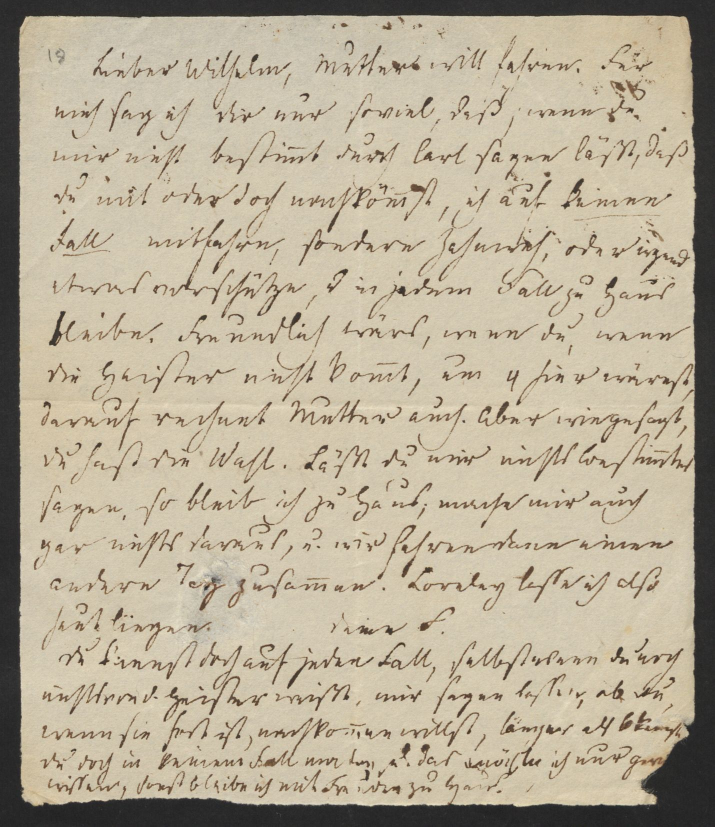
#> input picture practice/images/P01.jpg, 1429 x 1653 px (shown at 1/2 size)
$ python -i furniture.py   (imports and definitions only)
#> lines starting #> are read from the running program, lines starting #| are printed output that depends on the picture; after the words box and inside, x2 and y2 are one past the last pixel; in counts of white or black regions, pixels touching at a corner belong together
"""Engine-side removal of scan furniture before reading (ship plan WP2). Fixed image rules, no learned detector.

Furniture (BENCHMARK_PROTOCOL §3.2 item 9): colour and grey charts, rulers, label cards beside the leaf, and footers,
logos, links, and copyright lines that the imaging adds. Marks on the leaf (stamps, pasted labels, foliation,
letterheads) stay.

Method: the furniture is painted over; the image keeps its size (the screen of EXP-20261112-furniture-screen tested
painting, not cropping). All rules run on a working copy with a long side of 500 px.

Colours. Paper: the median of the brighter 60 % of the image centre (35-65 % of each side). Surround: the median of
the outer 2 % frame. Paper-like pixel: brightness within 50 of the paper, yellow-blue tone ((R+G)/2-B) and red-green
tone (R-G) each within 25. Near the paper (a colour): brightness within 20, both tones within 12. A scan surround exists
when the surround colour is not near the paper.

Protected leaf box. The paper-like objects (closed with 5 px; with a scan surround, only pixels that differ from the
surround by more than 28) of at least 25 % of the largest one (both leaves of a spread), plus 1.5 %. Nothing inside
this box is ever painted: every box of the rules below is cut to its parts outside it. Every qualifying object is
protected, whatever rule 2 finds. Rule 2 boxes are found on the unpainted copy; a chart box wholly inside the
protected box is not painted and is listed in the notes. Fail-safe: when the box covers
under 30 % of the image, nothing is painted.

Rules, in this order:
  1. Footer band. At the bottom edge only: a run of rows (5-row median) in which at least 50 % of the pixels are
     within 30 of the colour of the outermost 3 rows, 1.5-25 % of the height, ending at a straight full-width edge
     (in at least 80 % of the columns the colour changes by more than 25 within 2 rows), and whose colour is not near
     the paper, is painted in its own colour. These are the footer banners that libraries add.
  2. Charts beside the leaf, only with a scan surround. A chart is marked by at least 3 adjacent lines (columns or
     rows) that each cross at least 3 hues (12 bins) as solid runs of at least 5 px of saturated pixels (HSV
     saturation > 0.45, value > 0.25); ink and stamps cross one or two hues in short runs. Painted: the object that
     holds the patches (pixels that differ from the surround by more than 28, closed with 3 px), joined with objects in
     line with it (the ruler part: at least half of their width or height inside the chart's strip, each at least
     0.2 % and under 25 % of the image), when the box, before and after the join, covers at most 25 % of the image
     (margin 1 %); else, when the
     strip from the patches to the nearest image edge is at most 15 % of the image wide (or high) and holds at most
     35 % paper-like pixels, that strip (margin 2 %). Fill: the surround colour. Charts lying on the leaf, grey charts,
     and rulers without colour patches are not found by this rule (ship plan WP2b); the notes list chart marks that
     were not painted.
  3. Margins outside the leaf, only with a scan surround. From each side, lines (rows or columns) in which under 12 %
     of the pixels are paper-like and not painted by rules 1-2 are off the leaf; the scan goes inward until the first
     line on the leaf, at most 45 % of the size. The off-leaf lines, less a margin of 1.5 %, are painted in their
     median colour. Fail-safe: when the remaining leaf box is under 30 % of the image, rule 3 paints nothing.
A page with no painted box is passed unchanged (the original file). Every painted box is returned in the record, in
pixels of the original image. Dependencies: numpy and Pillow only.
"""
from __future__ import annotations

import numpy as np
from PIL import Image, ImageDraw, ImageFilter

VERSION = "fp-v16"
WORK = 500
LEAF_SHARE = 0.12


def _labels(mask: np.ndarray):
    """4-connected components of a boolean mask (run-length union-find): list of {area, box=(x0, y0, x1, y1)}."""
    parent: list[int] = []

    def find(a):
        while parent[a] != a:
            parent[a] = parent[parent[a]]
            a = parent[a]
        return a

    prev: list[tuple[int, int, int]] = []
    runs_all = []
    for y in range(mask.shape[0]):
        row = mask[y]
        if not row.any():
            prev = []
            continue
        d = np.diff(np.concatenate([[0], row.astype(np.int8), [0]]))
        cur, j = [], 0
        for s, e in zip(np.flatnonzero(d == 1), np.flatnonzero(d == -1)):
            lab = len(parent)
            parent.append(lab)
            while j < len(prev) and prev[j][1] <= s:
                j += 1
            k = j
            while k < len(prev) and prev[k][0] < e:
                a, b = find(prev[k][2]), find(lab)
                if a != b:
                    parent[max(a, b)] = min(a, b)
                k += 1
            cur.append((s, e, lab))
            runs_all.append((y, s, e, lab))
        prev = cur
    comps: dict[int, dict] = {}
    for y, s, e, lab in runs_all:
        c = comps.setdefault(find(lab), {"area": 0, "box": [int(s), y, int(e), y + 1]})
        c["area"] += int(e - s)
        b = c["box"]
        b[0], b[1], b[2], b[3] = min(b[0], int(s)), min(b[1], y), max(b[2], int(e)), max(b[3], y + 1)
    return list(comps.values())


def _close(mask: np.ndarray, size: int) -> np.ndarray:
    m = Image.fromarray(mask.astype(np.uint8) * 255)
    return np.asarray(m.filter(ImageFilter.MaxFilter(size)).filter(ImageFilter.MinFilter(size))) > 0


def _overlap(c, b):
    return c["box"][0] < b[2] and c["box"][2] > b[0] and c["box"][1] < b[3] and c["box"][3] > b[1]


def _union(cs):
    return (min(c["box"][0] for c in cs), min(c["box"][1] for c in cs), max(c["box"][2] for c in cs),
            max(c["box"][3] for c in cs))


def _median5(v: np.ndarray) -> np.ndarray:
    p = np.pad(v, 2, mode="edge")
    return np.median(np.stack([p[i:i + len(v)] for i in range(5)]), axis=0)


# [5 lines left out: function _longest_run, not called in this run]


def _tone(x):
    x = np.asarray(x, float)
    return x.mean(axis=-1), (x[..., 0] + x[..., 1]) / 2 - x[..., 2], x[..., 0] - x[..., 1]


def _band(a: np.ndarray, side: str):
    """Rule 1. Returns (y0, y1, colour) in working pixels, or None."""
    H = a.shape[0]
    rows = a if side == "bottom" else a[::-1]
    col = np.median(rows[-3:].reshape(-1, 3), axis=0)
    close = _median5((np.abs(rows - col).max(axis=2) <= 30).mean(axis=1))
    n = 0
    for y in range(H - 1, -1, -1):
        if close[y] < 0.5:
            break
        n += 1
    if not (0.015 * H <= n <= 0.25 * H):
        return None
    e = H - n
    lo, hi = max(1, e - 2), min(H - 1, e + 2)
    grad = np.abs(np.diff(rows[lo - 1:hi + 1], axis=0)).max(axis=2).max(axis=0)
    if (grad > 25).mean() < 0.8:
        return None
    return (e, H, col) if side == "bottom" else (0, n, col)


def _chart_seeds(sm: Image.Image, h: int, w: int):
    """Rule 2 marks: [(kind, box)] with the bounding box of the saturated pixels on the marked lines."""
    hsv = np.asarray(sm.convert("HSV")).astype(float)
    sat = (hsv[..., 1] / 255 > 0.45) & (hsv[..., 2] / 255 > 0.25)
    if not sat.any():
        return []
    hb = (hsv[..., 0] // 21.34).astype(int)
    seeds = []
    for kind, n in (("column", w), ("row", h)):
        hits = []
        for i in range(n):
            ls = sat[:, i] if kind == "column" else sat[i]
            if ls.sum() < 10:
                continue
            lh = hb[:, i] if kind == "column" else hb[i]
            if sum(1 for b in range(12) if _longest_run(ls & (lh == b)) >= 5) >= 3:
                hits.append(i)
        groups, cur = [], []
        for i in hits:
            if cur and i - cur[-1] > 3:
                groups.append(cur)
                cur = []
            cur.append(i)
        if cur:
            groups.append(cur)
        for g in groups:
            if len(g) < 3:
                continue
            lo, hi = g[0], g[-1] + 1
            m = np.zeros_like(sat)
            if kind == "column":
                m[:, lo:hi] = sat[:, lo:hi]
            else:
                m[lo:hi] = sat[lo:hi]
            ys, xs = np.nonzero(m)
            seeds.append((kind, (int(xs.min()), int(ys.min()), int(xs.max()) + 1, int(ys.max()) + 1)))
    return seeds


def _chart_boxes(a, sm, h, w, surround, has_surround, paper):
    """Rule 2: ([(rule, box)] in working pixels, [notes]). Only charts beside the leaf are painted."""
    seeds = _chart_seeds(sm, h, w)
    if not seeds:
        return [], []
    if not has_surround:
        return [], [f"chart mark {kind} {list(sb)}: no scan surround: not painted" for kind, sb in seeds]
    out, notes = [], []
    obj_comps = _labels(_close(np.abs(a - surround).max(axis=2) > 28, 3))
    for kind, sb in seeds:
        hit = [c for c in obj_comps if _overlap(c, sb)]
        if hit:
            x0, y0, x1, y1 = _union(hit)
            if (x1 - x0) * (y1 - y0) <= 0.25 * h * w:
                for c in obj_comps:
                    if c in hit or c["area"] < 0.002 * h * w:
                        continue
                    cx0, cy0, cx1, cy1 = c["box"]
                    if (cx1 - cx0) * (cy1 - cy0) > 0.25 * h * w:
                        continue
                    ov = (min(x1, cx1) - max(x0, cx0)) / max(1, cx1 - cx0) if kind == "column" \
                        else (min(y1, cy1) - max(y0, cy0)) / max(1, cy1 - cy0)
                    if ov > 0.5:
                        x0, y0, x1, y1 = min(x0, cx0), min(y0, cy0), max(x1, cx1), max(y1, cy1)
                if (x1 - x0) * (y1 - y0) <= 0.25 * h * w:  # the joined box is checked again
                    out.append((f"chart_{kind}_object", (x0 - 0.01 * w, y0 - 0.01 * h, x1 + 0.01 * w, y1 + 0.01 * h)))
                else:
                    notes.append(f"chart mark {kind} {list(sb)}: joined chart box over 25 % of the image: not painted")
                continue
        mx, my = 0.02 * w, 0.02 * h
        if kind == "column":
            strip = (0, 0, sb[2] + mx, h) if (sb[0] + sb[2]) / 2 < w / 2 else (sb[0] - mx, 0, w, h)
            narrow = strip[2] - strip[0] <= 0.15 * w
        else:
            strip = (0, 0, w, sb[3] + my) if (sb[1] + sb[3]) / 2 < h / 2 else (0, sb[1] - my, w, h)
            narrow = strip[3] - strip[1] <= 0.15 * h
        sx0, sy0, sx1, sy1 = [int(max(0, v)) for v in strip]
        if narrow and paper[sy0:sy1, sx0:sx1].mean() <= 0.35:
            out.append((f"chart_{kind}_strip", strip))
        else:
            notes.append(f"chart mark {kind} {list(sb)}: touches the leaf, not beside it: not painted")
    return out, notes


def preprocess(img: Image.Image):
    """Return (painted copy, record). The record lists every painted box in original pixels. With no box, the copy
    equals the input and the caller passes the original file."""
    img = img.convert("RGB")
    W0, H0 = img.size
    k = WORK / max(W0, H0)
    sm = img.resize((max(1, round(W0 * k)), max(1, round(H0 * k))), Image.BILINEAR)
    a = np.asarray(sm).astype(float)
    h, w = a.shape[:2]
    boxes, notes = [], []
    done = np.zeros((h, w), bool)  # painted so far; never counts as leaf

    core = None  # the protected leaf box (set below); nothing inside it is ever painted

    def add(rule, x0, y0, x1, y1, fill):
        """Paint the parts of the box outside the protected leaf box; return the number of parts painted."""
        n = 0
        x0, y0, x1, y1 = max(0, x0), max(0, y0), min(w, x1), min(h, y1)
        parts = [(x0, y0, x1, y1)]
        if core is not None:  # keep only the parts outside the protected leaf box (at most four rectangles)
            cx0, cy0, cx1, cy1 = core
            parts = [(x0, y0, x1, min(y1, cy0)), (x0, max(y0, cy1), x1, y1),
                     (x0, max(y0, cy0), min(x1, cx0), min(y1, cy1)), (max(x0, cx1), max(y0, cy0), x1, min(y1, cy1))]
        for px0, py0, px1, py1 in parts:
            if px1 - px0 < 1 or py1 - py0 < 1:
                continue
            ob = [int(px0 / k), int(py0 / k), min(W0, int(np.ceil(px1 / k))), min(H0, int(np.ceil(py1 / k)))]
            boxes.append({"rule": rule, "box": ob, "fill": [int(v) for v in fill]})
            a[int(py0):int(np.ceil(py1)), int(px0):int(np.ceil(px1))] = fill
            done[int(py0):int(np.ceil(py1)), int(px0):int(np.ceil(px1))] = True
            n += 1
        return n

    cen = a[int(0.35 * h):int(0.65 * h), int(0.35 * w):int(0.65 * w)].reshape(-1, 3)
    Yc = cen.mean(axis=1)
    paper_col = np.median(cen[Yc >= np.percentile(Yc, 40)], axis=0)
    Yp, YBp, RGp = _tone(paper_col)

    def paperlike(x):
        Y, YB, RG = _tone(x)
        return (np.abs(Y - Yp) <= 50) & (np.abs(YB - YBp) <= 25) & (np.abs(RG - RGp) <= 25)

    def near_paper(c):
        Y, YB, RG = _tone(c)
        return abs(Y - Yp) <= 20 and abs(YB - YBp) <= 12 and abs(RG - RGp) <= 12

    f = max(2, int(0.02 * min(h, w)))
    frame = np.concatenate([a[:f].reshape(-1, 3), a[-f:].reshape(-1, 3), a[:, :f].reshape(-1, 3), a[:, -f:].reshape(-1, 3)])
    surround = np.median(frame, axis=0)
    has_surround = not near_paper(surround)

    # protected leaf box: the paper-like objects (closed with 5 px; with a surround, only pixels that differ from it
    # by more than 28) of at least 25 % of the largest one (both leaves of
    # a spread), plus 1.5 %; fail-safe: under 30 % of the image, nothing is painted
    leafpix = paperlike(a)
    if has_surround:  # a surround close in tone to the paper (grey card on grey) is not leaf
        leafpix &= np.abs(a - surround).max(axis=2) > 28
    comps = _labels(_close(leafpix, 5))
    if not comps:
        notes.append("no paper-like object: nothing painted")
        return img.copy(), {"version": VERSION, "size": [W0, H0], "boxes": [], "notes": notes, "painted_share": 0.0}
    big = max(comps, key=lambda c: c["area"])
    # every paper-like object of at least 25 % of the largest is protected, whatever the chart rule finds
    keep = [c for c in comps if c["area"] >= 0.25 * big["area"]]
    cb, cn = _chart_boxes(a.copy(), sm, h, w, surround, has_surround, paperlike(a))
    notes.extend(cn)
    lx0, ly0, lx1, ly1 = _union(keep)
    if (lx1 - lx0) * (ly1 - ly0) < 0.3 * h * w:
        notes.append("protected leaf box under 30 % of the image: nothing painted")
        return img.copy(), {"version": VERSION, "size": [W0, H0], "boxes": [], "notes": notes, "painted_share": 0.0}
    core = (max(0, lx0 - 0.015 * w), max(0, ly0 - 0.015 * h), min(w, lx1 + 0.015 * w), min(h, ly1 + 0.015 * h))


    # Rule 1: bands
    r = _band(a, "bottom")
    if r and not near_paper(r[2]):
        add("band_bottom", 0, r[0], w, r[1], r[2])
    elif r:
        notes.append("band_bottom near the paper colour: not painted")

    # Rule 2: charts (boxes found above)
    for rule, box in cb:
        if not add(rule, *box, surround):
            notes.append(f"{rule} {[round(v) for v in box]}: inside the protected leaf box: not painted")

    # Rule 3: off-leaf margins
    paper = paperlike(a) & ~done
    share_r, share_c = paper.mean(axis=1), paper.mean(axis=0)

    def scan(share, n):
        i = 0
        while i < int(0.45 * n) and share[i] < LEAF_SHARE:
            i += 1
        return i

    top, bot = scan(share_r, h), scan(share_r[::-1], h)
    left, right = scan(share_c, w), scan(share_c[::-1], w)
    if not has_surround:
        notes.append("no scan surround: no margin painted")
    elif (w - right - left) * (h - bot - top) < 0.3 * h * w:
        notes.append("leaf box under 30 %: no margin painted")
    else:
        mx, my = 0.015 * w, 0.015 * h
        for name, (x0, y0, x1, y1) in (("top", (0, 0, w, top - my)), ("bottom", (0, h - bot + my, w, h)),
                                        ("left", (0, 0, left - mx, h)), ("right", (w - right + mx, 0, w, h))):
            if x1 - x0 >= 1 and y1 - y0 >= 1:
                fill = np.median(a[int(y0):int(np.ceil(y1)), int(x0):int(np.ceil(x1))].reshape(-1, 3), axis=0)
                add(f"margin_{name}", x0, y0, x1, y1, fill)

    out = img.copy()
    d = ImageDraw.Draw(out)
    painted = np.zeros((H0, W0), bool)
    for b in boxes:
        x0, y0, x1, y1 = b["box"]
        d.rectangle([x0, y0, x1 - 1, y1 - 1], fill=tuple(b["fill"]))
        painted[y0:y1, x0:x1] = True
    rec = {"version": VERSION, "size": [W0, H0], "boxes": boxes, "notes": notes,
           "painted_share": round(float(painted.mean()), 4)}
    return out, rec

>>> from PIL import Image
>>> picture = Image.open('../practice/images/P01.jpg')
#> picture is the input picture: PIL image 1429x1653 RGB; mean R, G, B 184.6, 174, 152.6
>>> result = preprocess(picture)
#> in preprocess, `sm = img.resize((max(1, round(W0 * k)), max(1, round(H0 * k))), Image...`:
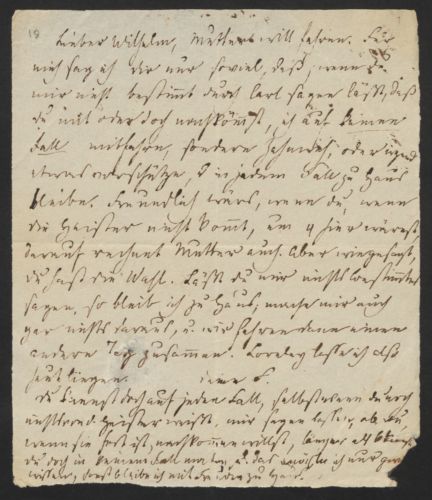
#> sm: PIL image 432x500 RGB; mean R, G, B 184.6, 174, 152.6
#> in preprocess, `Yc = cen.mean(axis=1)`: Yc = 19350 values, max 213 at index 9232, min 52.67 at index 220, mean 186.1
#> in preprocess, `paper_col = np.median(cen[Yc >= np.percentile(Yc, 40)], axis=0)`: paper_col = [212, 201, 176]
#> in preprocess, `Yp, YBp, RGp = _tone(paper_col)`: Yp = 196.3; YBp = 30.5; RGp = 11
#> in preprocess, `surround = np.median(frame, axis=0)`: surround = [45, 45, 44]
#> in near_paper, `Y, YB, RG = _tone(c)`: Y = 44.67; YB = 1; RG = 0
#> in preprocess, `has_surround = not near_paper(surround)`: has_surround = True
#> in paperlike, `Y, YB, RG = _tone(x)`:
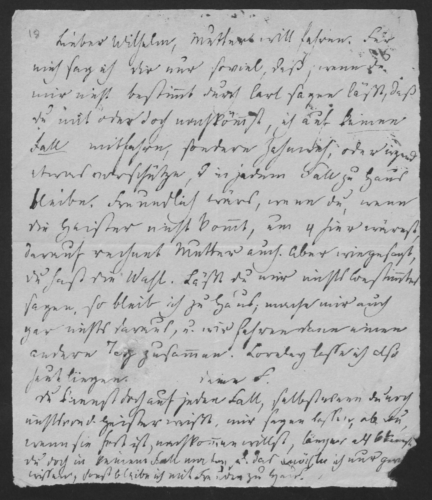
#> Y: shape (500, 432) float64; min 34, max 213.3, mean 170.4
#> in paperlike, `Y, YB, RG = _tone(x)`:
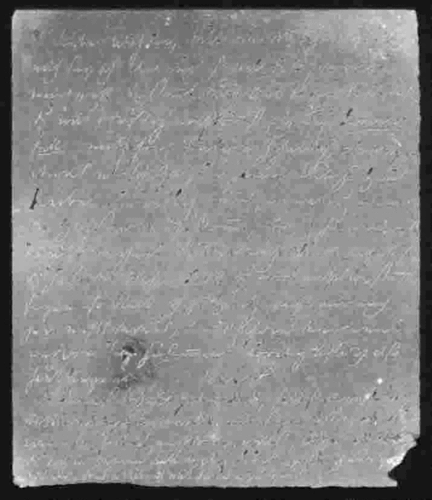
#> YB: shape (500, 432) float64; min -5, max 54, mean 26.7; drawn with min black and max white
#> in paperlike, `Y, YB, RG = _tone(x)`:
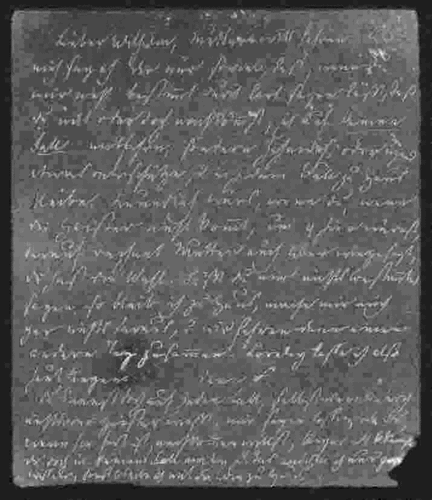
#> RG: shape (500, 432) float64; min -5, max 37, mean 10.5; drawn with min black and max white
#> in paperlike, `return (np.abs(Y - Yp) <= 50) & (np.abs(YB - YBp) <= 25) & (np.abs(RG ..`:
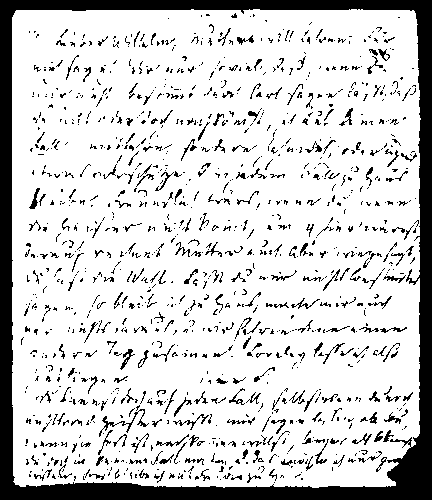
#> returned value: shape (500, 432) bool; 82.1% white; 1207 black regions (955 under 20 px), largest, box (x1, y1, x2, y2) and area: (0, 0, 432, 500) 23425, (99, 409, 149, 437) 197, (173, 414, 209, 430) 98
#> in _close, `return np.asarray(m.filter(ImageFilter.MaxFilter(size)).filter(ImageFi..`:
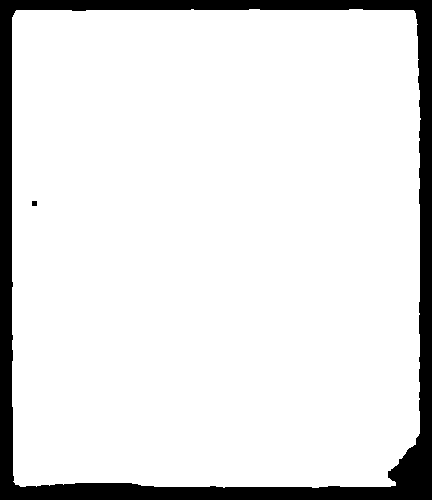
#> returned value: shape (500, 432) bool; 89.3% white; 2 black regions, box (x1, y1, x2, y2) and area: (0, 0, 432, 500) 23144, (32, 201, 37, 206) 25
#> in _labels, `parent: list[int] = []`: parent = []
#> after the loop in _labels, `for y in range(mask.shape[0]):`: parent = 497 values from 0 to 0; runs_all = 497 items, first 6: (9, 191, 194, 0), (9, 249, 260, 1), (9, 349, 363, 2), (10, 16, 72, 3), (10, 86, 414, 4), (11, 15, 415, 5)
#> the loop in _labels, `for y, s, e, lab in runs_all:` made 497 passes
#> (y, s, e) on passes 1 to 3: (9, 191, 194), (9, 249, 260), (9, 349, 363)
#> in preprocess, `comps = _labels(_close(leafpix, 5))`: comps = 1 item
#> in preprocess, `big = max(comps, key=lambda c: c["area"])`: big = {'area': 192831, 'box': [12, 9, 421, 488]}
#> in preprocess, `keep = [c for c in comps if c["area"] >= 0.25 * big["area"]]`: keep = 1 item
#> in _chart_seeds, `hsv = np.asarray(sm.convert("HSV")).astype(float)`:
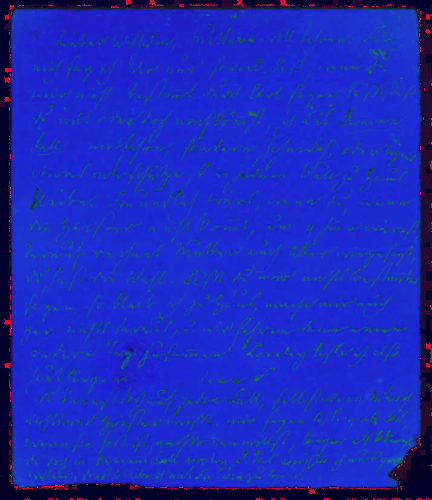
#> hsv: shape (500, 432, 3) float64; mean R, G, B 27.9, 41.6, 184.6
#> (the rest of the program and of its run is left out)
